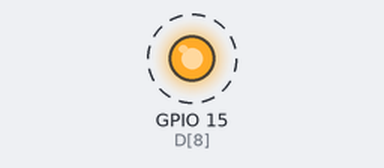
The program below on a simulated ESP8266 board running MicroPython. On the bench: output pins drawn as LEDs (lit = HIGH). Dashed ring = blinking. At 10.0 s the program stops and its outputs stay as they are.

Above: at 0.5 s.
Timing chart, 0 to 4.6 s (numbered marks = the images above):
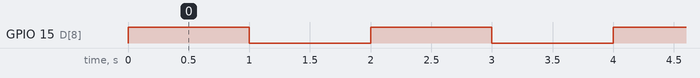

The program:

Exercise2.py
```python
#-----------Set D8 blinking every 1 second for 5 times-----------

#Import library
from machine import Pin
import time

#Initialization
D = [16,5,4,0,2,14,12,13,15,3,1,9,10]

#Program
D8 = Pin(D[8],Pin.OUT)

for x in range(5):
	D8.value(1)
	time.sleep(1)
	D8.value(0)
	time.sleep(1)
```

Measured:
- by itself, GPIO 15 (D[8]): alternates HIGH for 1.0 s and LOW for 1.0 s, 10 changes in all, then stays LOW
